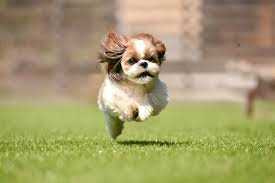
#> input picture img/dog_run.jpg, 275 x 183 px
$ python t4.py
#> lines starting #> are read from the running program, lines starting #| are printed output that depends on the picture
import cv2
import numpy as np

image = cv2.imread('../img/dog_run.jpg')
#> image is the input picture: shape (183, 275, 3); mean B, G, R 108.3, 156.6, 164.5

# 画像の移動量を決定し変数に格納
img3 = np.float32([[1, 0, 50], [0, 1, 30]])

# 画像の平行移動
move = cv2.warpAffine(image, img3, (500, 300))
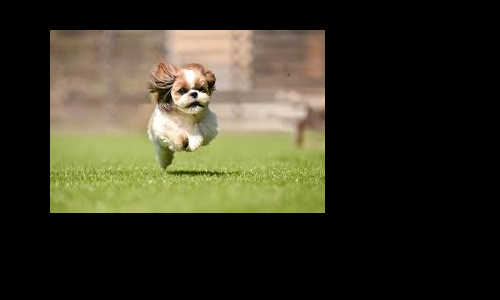
#> move: shape (300, 500, 3); mean B, G, R 36.3, 52.5, 55.2

# show
cv2.imshow('move', move)

cv2.waitKey(0)
cv2.destroyAllWindows()

$ run again, with img/cat_cute.jpg copied over img/dog_run.jpg
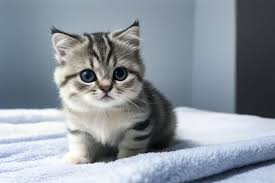
#> input picture img/cat_cute.jpg, 275 x 183 px
#> image is the input picture: shape (183, 275, 3); mean B, G, R 157.3, 148.3, 139.8
#> `move = cv2.warpAffine(image, img3, (500, 300))`:
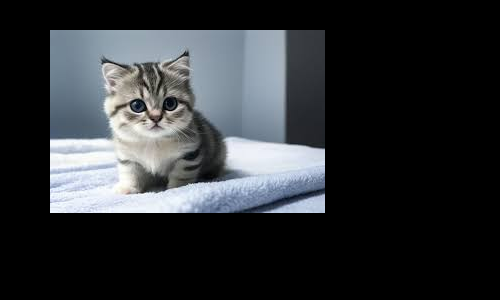
#> move: shape (300, 500, 3); mean B, G, R 52.8, 49.8, 46.9

$ run again, with img/cat_sleep.jpg copied over img/dog_run.jpg
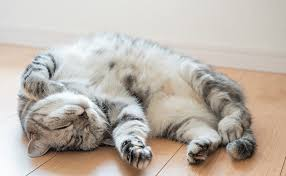
#> input picture img/cat_sleep.jpg, 286 x 176 px
#> image is the input picture: shape (176, 286, 3); mean B, G, R 170.9, 180.3, 189.3
#> `move = cv2.warpAffine(image, img3, (500, 300))`:
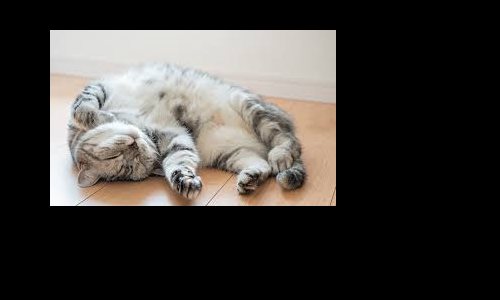
#> move: shape (300, 500, 3); mean B, G, R 57.4, 60.5, 63.5

$ run again, with img/dog_surprise.jpg copied over img/dog_run.jpg
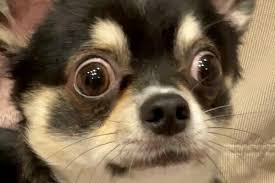
#> input picture img/dog_surprise.jpg, 275 x 183 px
#> image is the input picture: shape (183, 275, 3); mean B, G, R 78.4, 101.7, 120.3
#> `move = cv2.warpAffine(image, img3, (500, 300))`:
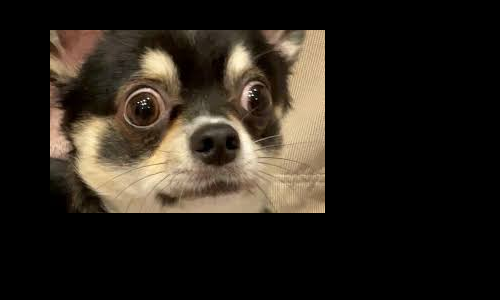
#> move: shape (300, 500, 3); mean B, G, R 26.3, 34.1, 40.4
